Frame 1 (no input): blank canvas, image omitted
Frame 60 (the mouse pressed at the canvas centre just before this capture): blank canvas, image omitted
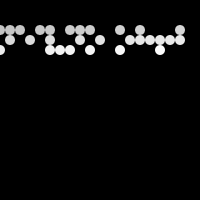
Frame 120 (the mouse held since frame 60 and released just before this capture)

The Processing sketch whose frames 1 and 60 were blank and that drew this single picture after the mouse press (run headless with seeded random() and noise(); from frame 60 on, the mouse is pressed at the canvas centre):

// Processing sketch: SimpleProbablility
// ── SimpleProbablility.pde
// The Nature of Code
// Daniel Shiffman
// http://natureofcode.com

int x,y;

void setup() {
  size(200,200);
  background(0);
  smooth();
}

void draw() {
  //create an alpha blended background
  fill(0,1);
  rect(0,0,width,height);
  
  //calculate a probability between 0 and 100% based on mouseX position
  float prob = (mouseX / (float) width);     
  
  //get a random floating point value between 0 and 1
  float r = random(1);   
  
  //test the random value against the probability and trigger an event
  if (r < prob) {
    noStroke();
    fill(255);
    ellipse(x,y,10,10);
  }
  
  // X and Y walk through a grid
  x = (x + 10) % width;
  if (x == 0) y = (y + 10) % width;
}
